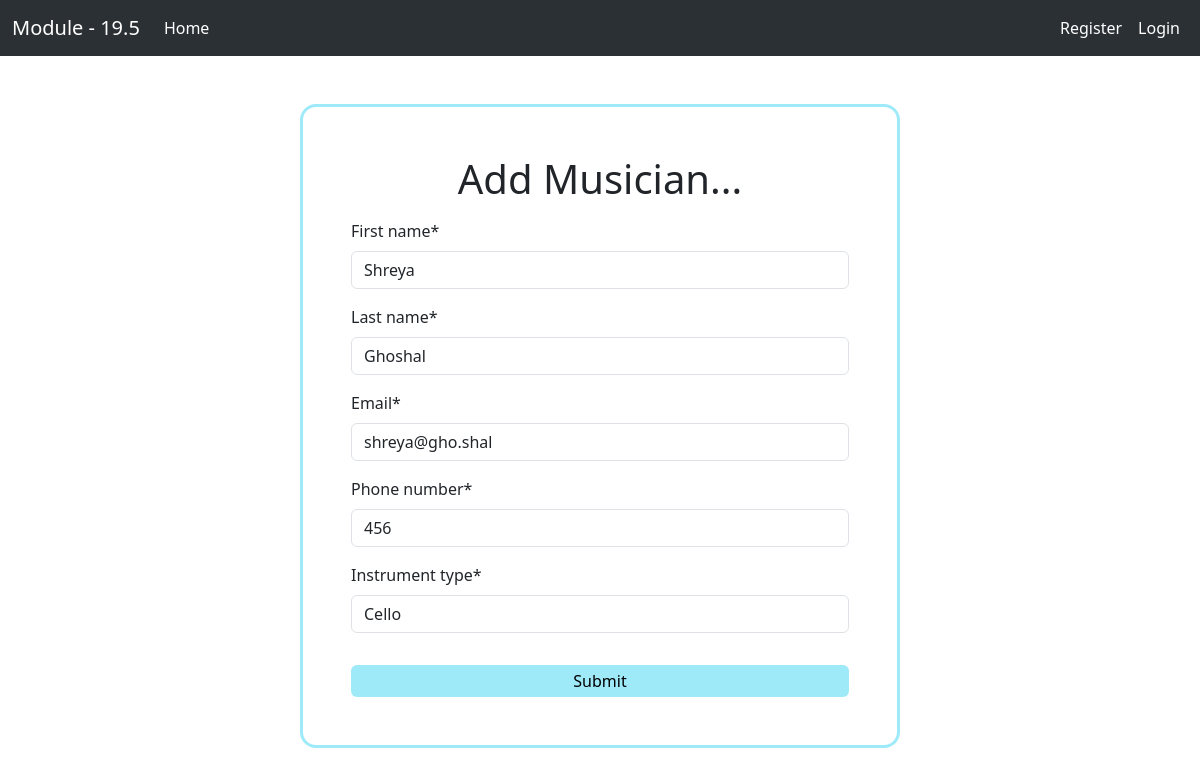
Page /musician/8 on the committed database.
### musician/models.py (models this page shows, shortened)
class Musician(models.Model):
    first_name = models.CharField(max_length=50)
    last_name = models.CharField(max_length=50)
    email = models.EmailField(max_length=50)
    phone_number = models.IntegerField()
    instrument_type = models.CharField(max_length=50)

### musician/views.py (the view)
# urls.py: path('<int:id>', editMusicianClass.as_view(), name = 'edit_musician')
class editMusicianClass(UpdateView):
    model = Musician
    form_class = MusicianForm
    template_name = 'musician.html'
    pk_url_kwarg = 'id'
    success_url = reverse_lazy('home')

### musician/forms.py
class MusicianForm(forms.ModelForm):
    class Meta:
        model = Musician
        fields = "__all__"

### musician/templates/musician.html (shortened to what this page needs)
{% extends 'base.html' %}
{% load crispy_forms_tags %}
{% block content %}
<form style="width: 50%; margin: auto" method="post" class="mt-5 border border-3 border-info-subtle rounded-4 p-5">
    <h1 class="text-center mb-3">Add Musician...</h1>
    {{form | crispy}}
    <input type="submit" value="Submit" style="width: 100%; border: none; background-color: #9eeaf9" class="rounded p-1 mt-3">
</form>
{% endblock %}

### rows in the picture
Musician: first_name "Shreya", last_name "Ghoshal", email "shreya@gho.shal", phone_number "456", instrument_type "Cello"
